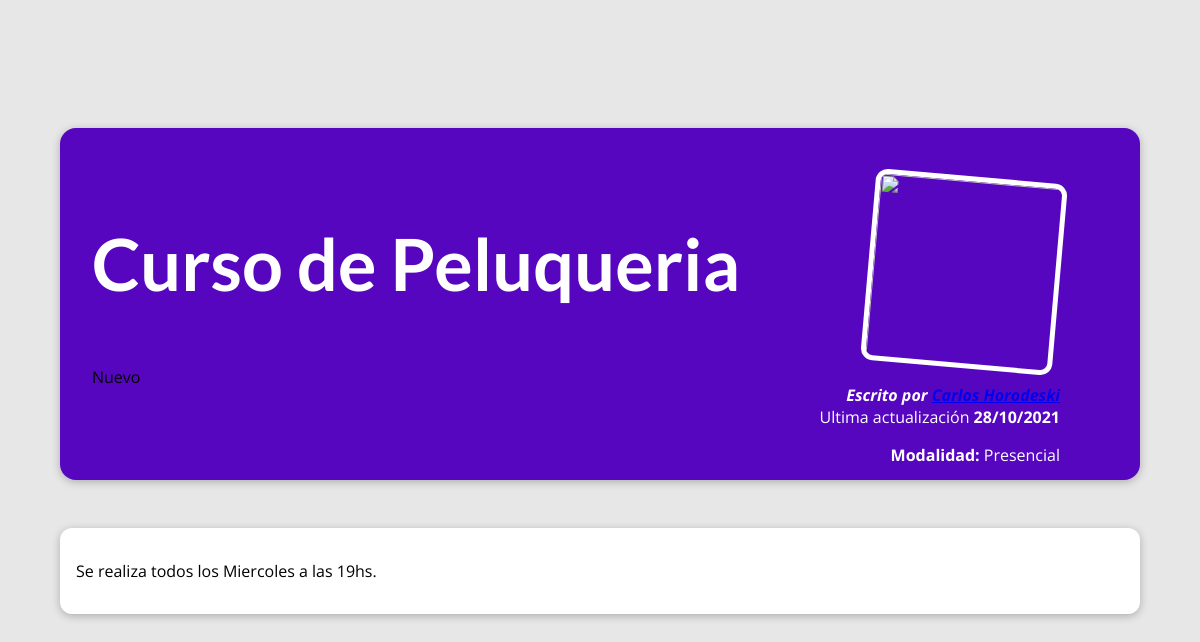
Screenshot of /posts/curso-de-peluqueria with the database file from the repository.
### blog/models.py (models this page shows, shortened)
class Post (models.Model):
    titulo = models.CharField(max_length=100)
    fecha = models.DateField(auto_now=True)
    contenido = models.TextField()
    resumen = models.CharField(max_length=200)
    image = models.ImageField(upload_to="posts", null=True)
    slug = models.SlugField()
    autor = models.ForeignKey(Autor, on_delete=models.SET_NULL, null=True)
    modalidad = models.ForeignKey(Modalidad, on_delete=models.PROTECT)
    categorias = models.ManyToManyField(Categoria)

class Autor (models.Model):
    nombre = models.CharField(max_length=100)
    apellido = models.CharField(max_length=100)
    email = models.EmailField()
    def get_nombre(self):
        return f"{self.nombre} {self.apellido}"
    def __str__(self):
        return self.get_nombre()

class Modalidad (models.Model):
    nombre = models.CharField(max_length=30)
    def __str__(self):
        return f"{self.nombre}"

class Categoria (models.Model):
    nombre = models.CharField(max_length=30)

### blog/views.py (the view)
# urls.py: path('posts/<slug:slug>', views.post_detail, name="post-detail-page")
def post_detail(request, slug):
    print ('slug', slug)
    post_encontrado = get_object_or_404(Post, slug=slug)
    return render(request, "blog/post-detail.html", {'curso': post_encontrado,
    'categorias': post_encontrado.categorias.all()
    })

### blog/templates/blog/post-detail.html (shortened to what this page needs)
{% extends 'base.html' %}
{% load static %}
{% block archivos_css %}
    <link rel="stylesheet" href="{% static 'blog/post-detail.css' %}">
{% endblock %}
{% block contenido %}
<section id="summary">
        <h2>{{ curso.titulo }}</h2>
        <article>
            <img src="{{ posteo.image.url }}" alt="">
            <address>Escrito por <a href="mailto:{{curso.autor.email}}">{{curso.autor}}</a> </address>
            <div>
                Ultima actualización <time>{{curso.fecha|date:"d/m/Y"}}</time>
                 <p> <strong>Modalidad:</strong>  {{curso.modalidad}}</p>
            </div>
        </article>
        {% for categ in categorias %}
            <span>{{categ.nombre}}
            </span>
        {% endfor %}
    </section>
    <main>
        <p>
            {{curso.contenido|linebreaks}}
        </p>
    </main>
{% endblock %}

### blog/static/blog/post-detail.css (style rules this page uses)
body { background-color: #e7e7e7; }
#summary { margin: 8rem auto 3rem auto; padding: 2rem; width: 90%; max-width: 90rem; border-radius: 16px; background-color: #5706c0; position: relative; box-shadow: 0 2px 8px rgba(0, 0, 0, 0.25); height: 22rem; }
#summary h2 { color: white; font-size: 4.5rem; }
#summary article { position: absolute; top: 2rem; right: 3rem; padding: 1rem 2rem; border-radius: 12px; text-align: right; color: white; }
#summary article img { width: 12rem; height: 12rem; border-radius: 12px; transform: rotateZ(5deg); border: 5px solid white; margin-bottom: 1rem; }
#summary address { font-weight: bold; }
#summary time { font-weight: bold; }
main { width: 90%; max-width: 90rem; margin: 3rem auto; background-color: white; padding: 1rem; border-radius: 12px; box-shadow: 0 2px 8px rgba(0, 0, 0, 0.25); }

### static/app.css (style rules this page uses)
* { box-sizing: border-box; }
html { font-family: 'Open Sans', 'Lato', sans-serif; }
body { margin: 0; }
h1, h2, h3 { font-family: 'Lato', sans-serif; font-weight: bold; }

### rows the page displays
Post: titulo "Curso de Peluqueria", autor "Carlos Horodeski", fecha "28/10/2021", modalidad "Presencial", contenido "Se realiza todos los Miercoles a las 19hs."
Categoria: nombre "Nuevo"
